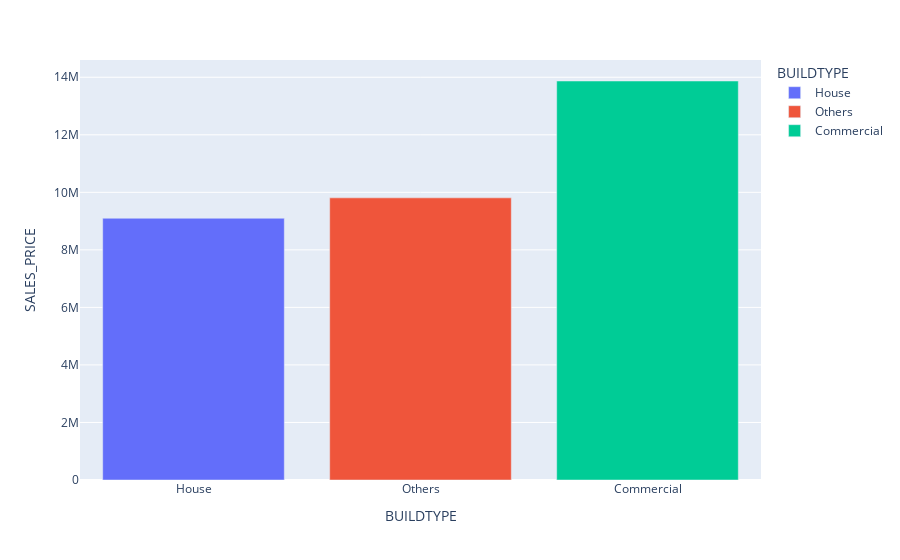

Write notebook code for a chart like this one.
### Markdown cell above
## Build Type against Price

### Code cell
#averaging data
temp =pd.DataFrame(train.groupby('BUILDTYPE')['SALES_PRICE'].mean())
temp['BUILDTYPE'] = temp.index
temp = temp.sort_values(by='SALES_PRICE',ignore_index=True)
BUILDTYPE_values = temp.BUILDTYPE.unique()

#Ploting
px.bar(temp,y='SALES_PRICE',x='BUILDTYPE',color='BUILDTYPE')

### Figure 1 — Plotly figure (JSON) as saved in the notebook; plotly's stock layout.template omitted (floating-point values rounded to 4 significant figures)
{"data": [{"alignmentgroup": "True", "hovertemplate": "BUILDTYPE=%{x}<br>SALES_PRICE=%{y}<extra></extra>", "legendgroup": "House", "marker": {"color": "#636efa", "pattern": {"shape": ""}}, "name": "House", "offsetgroup": "House", "orientation": "v", "showlegend": true, "textposition": "auto", "type": "bar", "x": ["House"], "xaxis": "x", "y": [9099000.0], "yaxis": "y"}, {"alignmentgroup": "True", "hovertemplate": "BUILDTYPE=%{x}<br>SALES_PRICE=%{y}<extra></extra>", "legendgroup": "Others", "marker": {"color": "#EF553B", "pattern": {"shape": ""}}, "name": "Others", "offsetgroup": "Others", "orientation": "v", "showlegend": true, "textposition": "auto", "type": "bar", "x": ["Others"], "xaxis": "x", "y": [9808000.0], "yaxis": "y"}, {"alignmentgroup": "True", "hovertemplate": "BUILDTYPE=%{x}<br>SALES_PRICE=%{y}<extra></extra>", "legendgroup": "Commercial", "marker": {"color": "#00cc96", "pattern": {"shape": ""}}, "name": "Commercial", "offsetgroup": "Commercial", "orientation": "v", "showlegend": true, "textposition": "auto", "type": "bar", "x": ["Commercial"], "xaxis": "x", "y": [13870000.0], "yaxis": "y"}], "layout": {"barmode": "relative", "legend": {"title": {"text": "BUILDTYPE"}, "tracegroupgap": 0}, "margin": {"t": 60}, "xaxis": {"anchor": "y", "categoryarray": ["House", "Others", "Commercial"], "categoryorder": "array", "domain": [0, 1], "title": {"text": "BUILDTYPE"}}, "yaxis": {"anchor": "x", "domain": [0, 1], "title": {"text": "SALES_PRICE"}}}}
